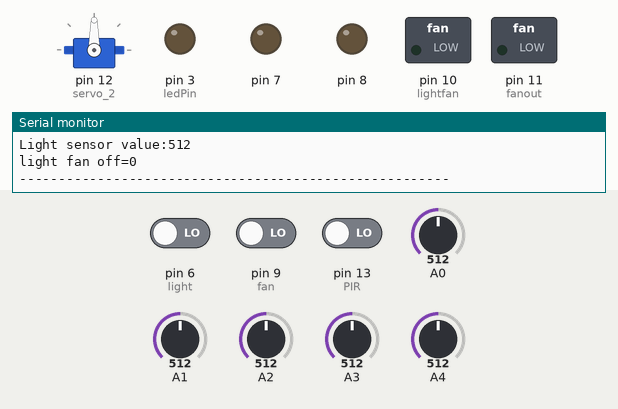
Simulated run of this sketch. Board: Arduino Uno, built with avr-gcc and run on an emulated ATmega328P. On the bench: servo, switched loads named in the sketch (green lamp = pin HIGH), output pins drawn as LEDs (lit = HIGH), the last lines printed to the serial monitor. Dashed ring = blinking. The test bench sets the inputs (shaded band); at power-on: A0 = 512, A1 = 512, A2 = 512, A3 = 512, pin 6 (light) LOW, A4 = 512, pin 9 (fan) LOW, pin 13 (PIR) LOW. EEPROM starts erased.

Above: at 10.4 s.
10.5 s: A0 set to 716
At 12.34 s:
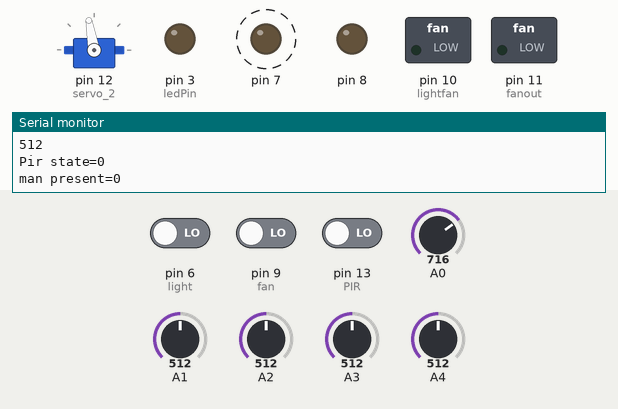
13.5 s: A1 set to 716
At 14.65 s:
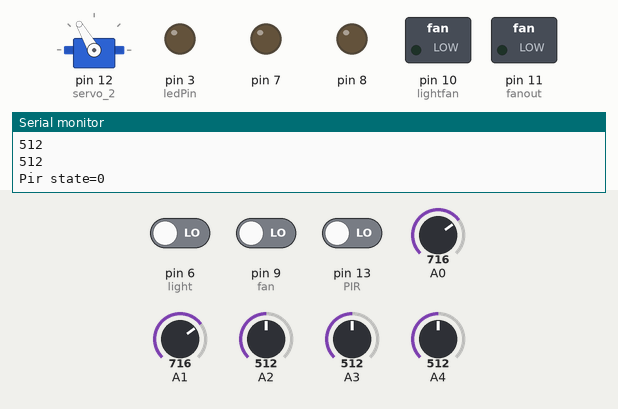
16.5 s: A2 set to 306
At 17.18 s:
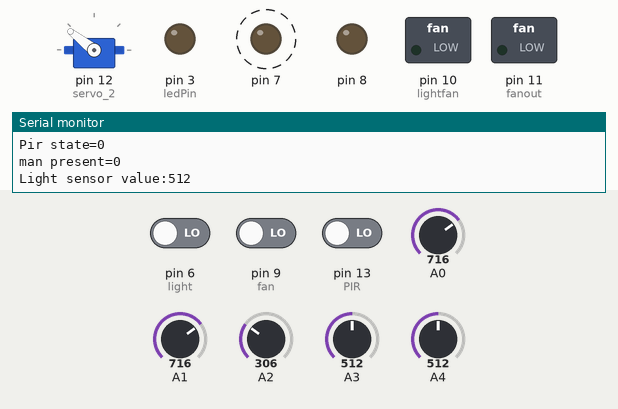
19.5 s: A3 set to 170
At 19.7 s:
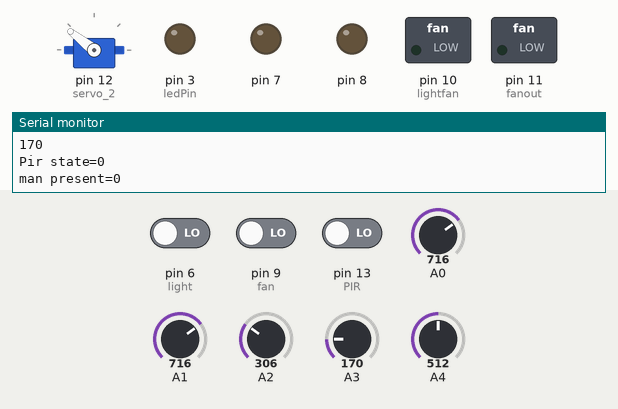
22.5 s: pin 6 (light) driven HIGH
At 22.73 s:
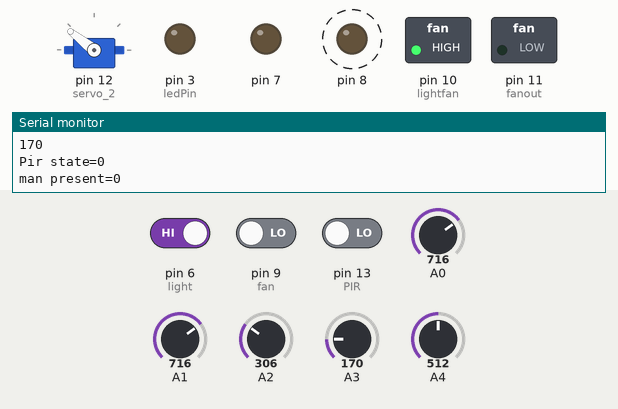
25.5 s: A4 set to 782
28.5 s: A4 set to 814
At 36.54 s:
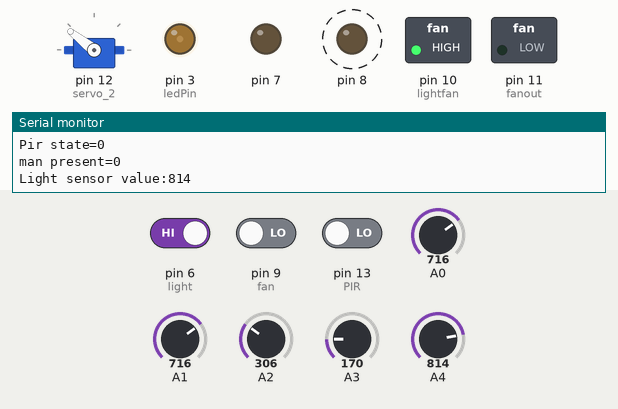
Timing chart, 0 to 40.8 s (numbered marks = the images above; inputs shaded):
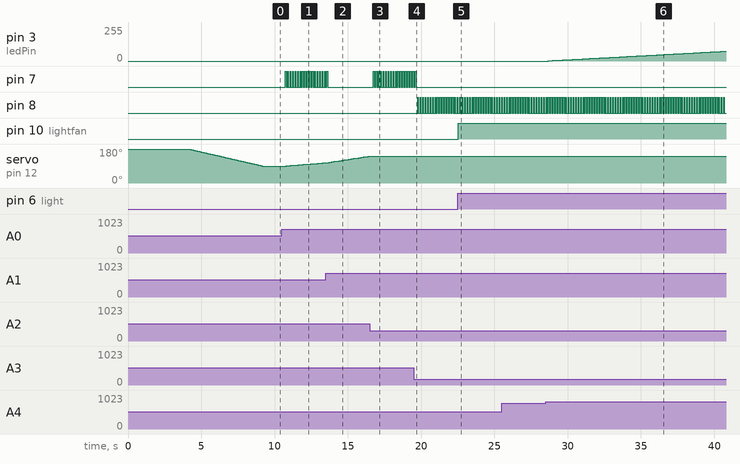

Measured:
- the behaviour switches between 800 and 801 on A4 (found by bisection; images 5 and 6)
- after the input at 10.5 s, pin 7: alternates HIGH for 0.05 s and LOW for 0.12 s, starting after 0.23 s; servo on pin 12 (servo_2): moves from 90° to 107° over 2.7 s, starting after 0.28 s
- after the input at 13.5 s, pin 7: goes on until 13.6 s, then stays LOW
- after the input at 16.5 s, pin 7: alternates HIGH for 0.05 s and LOW for 0.12 s, starting after 0.24 s
- after the input at 19.5 s, pin 7: goes on until 19.6 s, then stays LOW; pin 8: alternates HIGH for 0.05 s and LOW for 0.12 s, starting after 0.27 s
- after the input at 22.5 s, pin 10 (lightfan): LOW → HIGH at once
- after the input at 28.5 s, pin 3 (ledPin): moves from 0/255 to 74/255 over 12.1 s, starting after 0.16 s

The sketch:

solartracking.ino
```cpp
#include <Servo.h>
#include <EEPROM.h>
Servo servo_2;

int max_pos1 = 180;
int max_pos2 = 140;
int min_pos1 = 130;
int min_pos2 = 20;

int ledPin=3;
int light=6;
int fan=9;
int fanout=11;
int lightfan=10;
int PIR=13;

int pos1 = 90;
int pos2 = 0;
int waittime = 1;
int darkness = 1000;
int flag = 0;
int fadeValue=0;
int counter = 0;
unsigned long previousMillis = 0;
int nighttime = 20;
bool light_fan_off=false;
int PIR_state=0;
int last_PIR_state=0;
bool man_present=false;
int add=0;

int LDR1;
int LDR2;
int LDR3;
int LDR4;
int LDR5;
void setup() {
  pinMode(A0, INPUT);
  pinMode(A1, INPUT);
  pinMode(A2, INPUT);
  pinMode(A3, INPUT);
  pinMode(A4, INPUT);
  pinMode(7, OUTPUT);
  pinMode(8, OUTPUT);
  pinMode(ledPin, OUTPUT);
  pinMode(light, INPUT);
  pinMode(fan, INPUT);
  pinMode(lightfan, OUTPUT);
  pinMode(PIR, INPUT);
  pinMode(fanout, OUTPUT);
  servo_2.attach(12);
  Serial.begin(9600);

  pos2=EEPROM.read(add);
  if (pos2 > 90) {
        Serial.print("pos21=");
        Serial.println(pos2);
        while (pos2 != 90) {
          pos2--;
          servo_2.write(pos2);
          delay(20);
          Serial.println("****************************************************");
        }
      }
      else if (pos2 < 90) {
        Serial.print("pos22=");
        Serial.println(pos2);
        while (pos2 != 90) {
          pos2++;
          servo_2.write(pos2);
          delay(20);}
      }
}

void loop() {
  unsigned long currentMillis = millis();
  LDR1 = analogRead(A0);
  LDR2 = analogRead(A1);
  LDR3 = analogRead(A2);
  LDR4 = analogRead(A3);
  LDR5 = analogRead(A4);
  if (LDR1 > darkness && LDR2 > darkness && LDR3 > darkness && LDR4 > darkness ) flag = 1;
  else flag = 0;
  Serial.println(LDR1);
  Serial.println(LDR2);
  Serial.println(LDR3);
  Serial.println(LDR4);
//***************************PIR sensor********************************************
  PIR_state=digitalRead(PIR);
    if (PIR_state!= last_PIR_state) {
    if (PIR_state == HIGH) {
      man_present=!man_present;
    }
  }
  last_PIR_state = PIR_state;
  //*******************************************************************************

  Serial.print("Pir state=");
  Serial.println(PIR_state);
   Serial.print("man present=");
  Serial.println(man_present);

  Serial.print("Light sensor value:");
  Serial.println(LDR5);

  //************************PIR READ and light fan off function*****************

  if((man_present==false) && (digitalRead(light)==HIGH || digitalRead(fan)==HIGH)) light_fan_off=true;
  else light_fan_off=false;

  if(light_fan_off) digitalWrite(lightfan, HIGH);
  else digitalWrite(lightfan, LOW);
   Serial.print("light fan off=");
  Serial.println(light_fan_off);
  Serial.println("-------------------------------------------------------");
  // ***********************light function**********************************
  if(digitalRead(light)==HIGH){
  if(LDR5>800){
    fadeValue++;
    analogWrite(ledPin, fadeValue);
  }
  else if(LDR5<700){
    fadeValue--;
    analogWrite(ledPin, fadeValue);
  }
  }
  else analogWrite(ledPin, 0);
  if(fadeValue>=255) fadeValue=254;
  if(fadeValue<=0) fadeValue=1;
  delay(30);
  Serial.print("fade value:");
  Serial.println(fadeValue);


//****************************fan function********************************

if(digitalRead(fan)==HIGH)
  digitalWrite(fanout, HIGH);
else digitalWrite(fanout, LOW);

  if (!flag) {
    if (LDR1 > LDR2) {
      pos1 = pos1 + 1;
      servo_1anticlock();
      delay(waittime);
    }
    if (LDR4 > LDR3) {
      pos1 = pos1 + 1;
      servo_1anticlock();
      delay(waittime);
    }
    if (LDR1 < LDR2) {
      pos1 = pos1 - 1;
      servo_1clock();
      delay(waittime);
    }
    if (LDR4 < LDR3) {
      pos1 = pos1 - 1;
      servo_1clock();
      delay(waittime);
    }

    if (pos1 > max_pos1) {
      pos1 = max_pos1;
    }
    if (pos1 < min_pos1) {
      pos1 = min_pos1;
    }

    if (LDR1 > LDR4) {
      pos2 = pos2 + 1;
      servo_2.write(pos2);
      delay(waittime);
    }
    if (LDR2 > LDR3) {
      pos2 = pos2 + 1;
      servo_2.write(pos2);
      delay(waittime);
    }
    if (LDR1 < LDR4) {
      pos2 = pos2 - 1;
      servo_2.write(pos2);
      delay(waittime);
    }
    if (LDR2 < LDR3) {
      pos2 = pos2 - 1;
      servo_2.write(pos2);
      delay(waittime);
    }
    if (pos2 > max_pos2) {
      pos2 = max_pos2;
    }
    if (pos2 < min_pos2) {
      pos2 = min_pos2;
    }

    counter = 0;
  }
  else if (flag) {
    if (currentMillis - previousMillis >= 1000) {
      previousMillis = currentMillis;
      counter += 1;
      Serial.print("counter=");
      Serial.println(counter);
    }

    if (counter > nighttime) {
      Serial.print("pos2=");
      Serial.println(pos2);
      if (pos2 > 90) {
        Serial.print("pos21=");
        Serial.println(pos2);
        while (pos2 != 90) {
          pos2--;
          servo_2.write(pos2);
          delay(20);
          Serial.println("****************************************************");
        }
      }
      else if (pos2 < 90) {
        Serial.print("pos22=");
        Serial.println(pos2);
        while (pos2 != 90) {
          pos2++;
          servo_2.write(pos2);
          delay(20);
          Serial.println("****************************************************");
        }
      }

    }
  }
  EEPROM.write(add,pos2);
   //delay(1000);
}

void servo_1clock() {
  digitalWrite(7, LOW);   //rotates servo 1 CLOCKWISE
  digitalWrite(8, HIGH);
  delay(50);
  digitalWrite(7, LOW);
  digitalWrite(8, LOW);
}

void servo_1anticlock() {
  digitalWrite(7, HIGH);   //rotates servo 1 ANTI-CLOCKWISE
  digitalWrite(8, LOW);
  delay(50);
  digitalWrite(7, LOW);
  digitalWrite(8, LOW);
}
```
